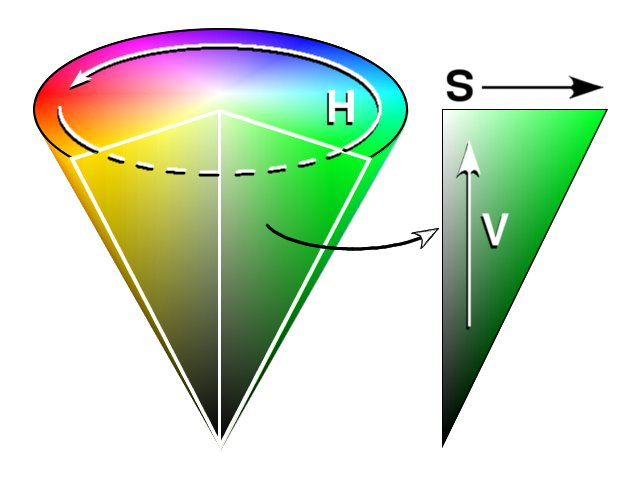
#> input picture python-notebooks/5-opencv/img/HSV_cone.jpg, 640 x 480 px, given in place of the camera
$ jupyter execute --allow-errors 5-Colour-spaces.ipynb   (text cells are left out)
#> lines starting #> are read from the running program, lines starting #| are printed output that depends on the picture; after the words box and inside, x2 and y2 are one past the last pixel; in counts of white or black regions, pixels touching at a corner belong together
[cell 1]
import cv2
import numpy as np
import matplotlib.pyplot as plt

def nothing(x):
    pass

# Create a black image, a window
img = np.zeros((300,512,3), np.uint8)
hsv = np.zeros((300,512,3), np.uint8)
cv2.namedWindow('image')

# create trackbars for color change
cv2.createTrackbar('H','image',0,180,nothing)
#> slider 'H' is set to 60
cv2.createTrackbar('S','image',0,255,nothing)
#> slider 'S' is set to 85
cv2.createTrackbar('V','image',0,255,nothing)
#> slider 'V' is set to 85

while(1):
    cv2.imshow('image',img)
    k = cv2.waitKey(1) & 0xFF
#> (key Esc is pressed here)
    if k == 27: #Presionar tecla 'esc' para cerrar
        break

    # get current positions of four trackbars
    h = cv2.getTrackbarPos('H','image')
    s = cv2.getTrackbarPos('S','image')
    v = cv2.getTrackbarPos('V','image')

    hsv[:] = [h,s,v]
    img = cv2.cvtColor(hsv, cv2.COLOR_HSV2BGR)

cv2.destroyAllWindows()

[cell 2]
import cv2
import numpy as np
import matplotlib.pyplot as plt

def nothing(x):
    pass

hminsv = np.zeros((100,200,3), np.uint8)
hmaxsv = np.zeros((100,200,3), np.uint8)

cv2.namedWindow('mask')
cap = cv2.VideoCapture(0)
# create trackbars for color change
cv2.createTrackbar('Hmin','mask',0,180,nothing)
#> slider 'Hmin' is set to 36
cv2.createTrackbar('Hmax','mask',0,180,nothing)
#> slider 'Hmax' is set to 180
cv2.createTrackbar('S','mask',0,255,nothing)
#> slider 'S' is set to 85
cv2.createTrackbar('V','mask',0,255,nothing)
#> slider 'V' is set to 85

while(1):

    # Captura un frame
    _, frame = cap.read()
#> frame is the input picture: shape (480, 640, 3); mean B, G, R 197.9, 219.7, 205

    # Convert BGR to HSV
    hsv = cv2.cvtColor(frame, cv2.COLOR_BGR2HSV)
#> hsv: shape (480, 640, 3); mean H, S, V 29, 54.4, 228.7

    # define range of blue color in HSV
    hmin = cv2.getTrackbarPos('Hmin','mask')
    hmax = cv2.getTrackbarPos('Hmax','mask')
    s = cv2.getTrackbarPos('S','mask')
    v = cv2.getTrackbarPos('V','mask')
    lower_green = np.array([hmin,s,v])
    upper_green = np.array([hmax,255,255])

    # Threshold the HSV image to get only blue colors
    mask = cv2.inRange(hsv, lower_green, upper_green)
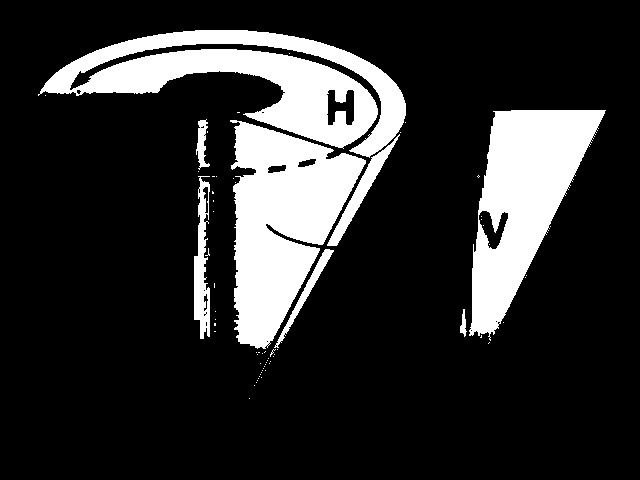
#> mask: shape (480, 640); 18.2% white; 68 white regions (60 under 20 px), largest, box (x1, y1, x2, y2) and area: (38, 30, 406, 158) 18843, (230, 120, 366, 349) 17460, (469, 110, 606, 341) 15440

    # Bitwise-AND mask and original image
    res = cv2.bitwise_and(frame,frame, mask= mask)
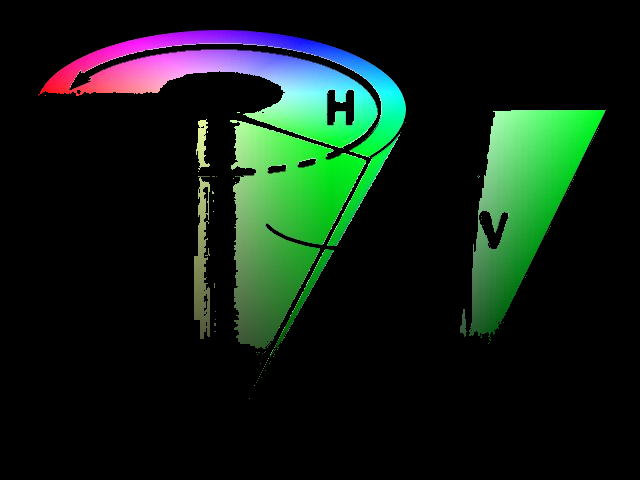
#> res: shape (480, 640, 3); mean B, G, R 21.1, 31.4, 16.3

    hminsv[:] = [hmin,s,v]
    hsv_min = cv2.cvtColor(hminsv, cv2.COLOR_HSV2BGR)
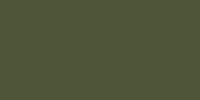
#> hsv_min: shape (100, 200, 3); mean B, G, R 56, 85, 79
    hmaxsv[:] = [hmax,s,v]
    hsv_max = cv2.cvtColor(hmaxsv, cv2.COLOR_HSV2BGR)
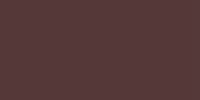
#> hsv_max: shape (100, 200, 3); mean B, G, R 56, 56, 85

    cv2.imshow('frame',frame)
    cv2.imshow('mask',mask)
    cv2.imshow('res',res)
    cv2.imshow('hsv_min',hminsv)
    cv2.imshow('hsv_max',hmaxsv)
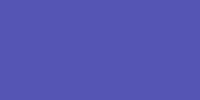
#> window 'hsv_max': shape (100, 200, 3); mean B, G, R 180, 85, 85
    k = cv2.waitKey(5) & 0xFF
#> (key Esc is pressed here)
    if k == 27:
        break
cap.release()
cv2.destroyAllWindows()
